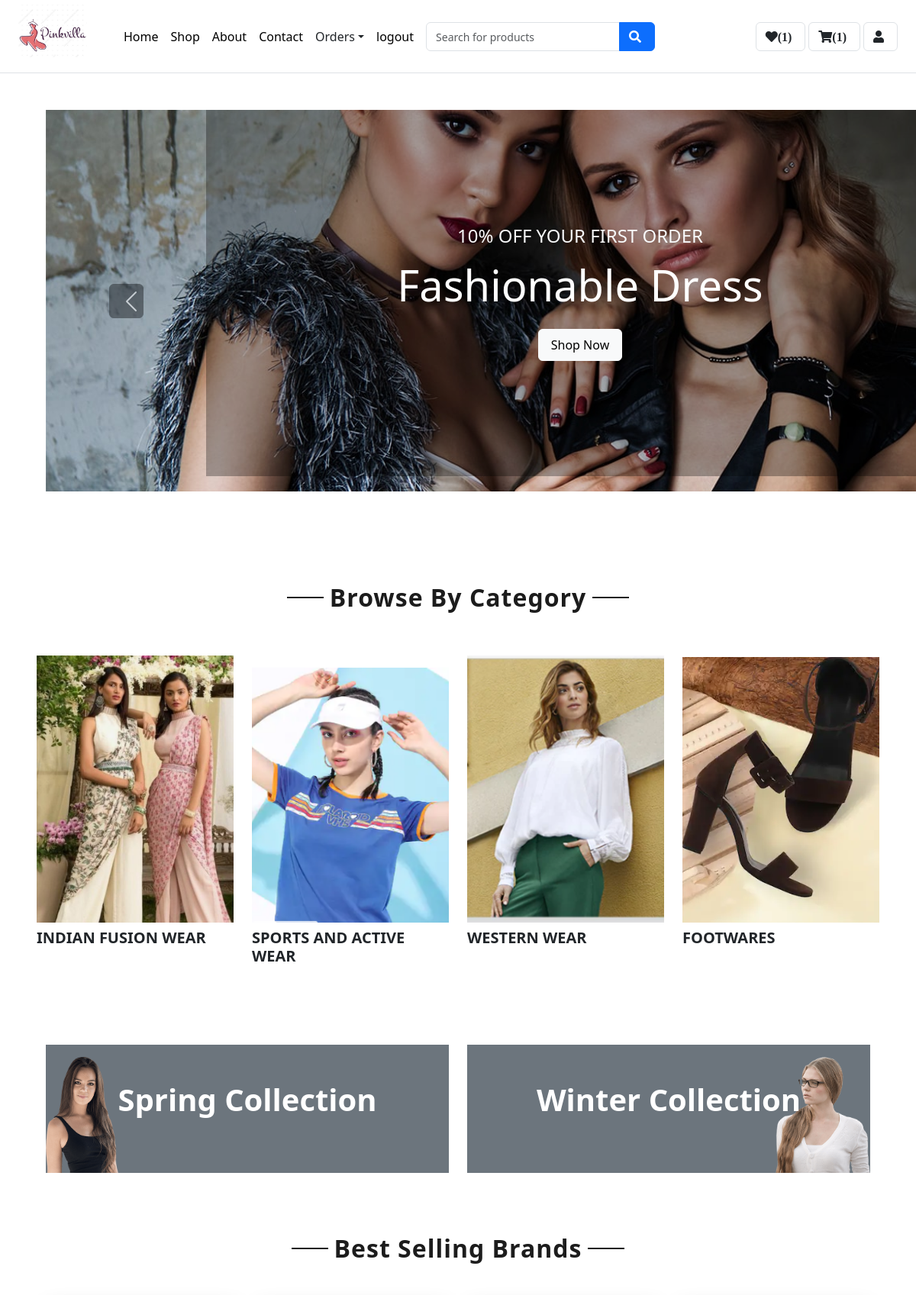
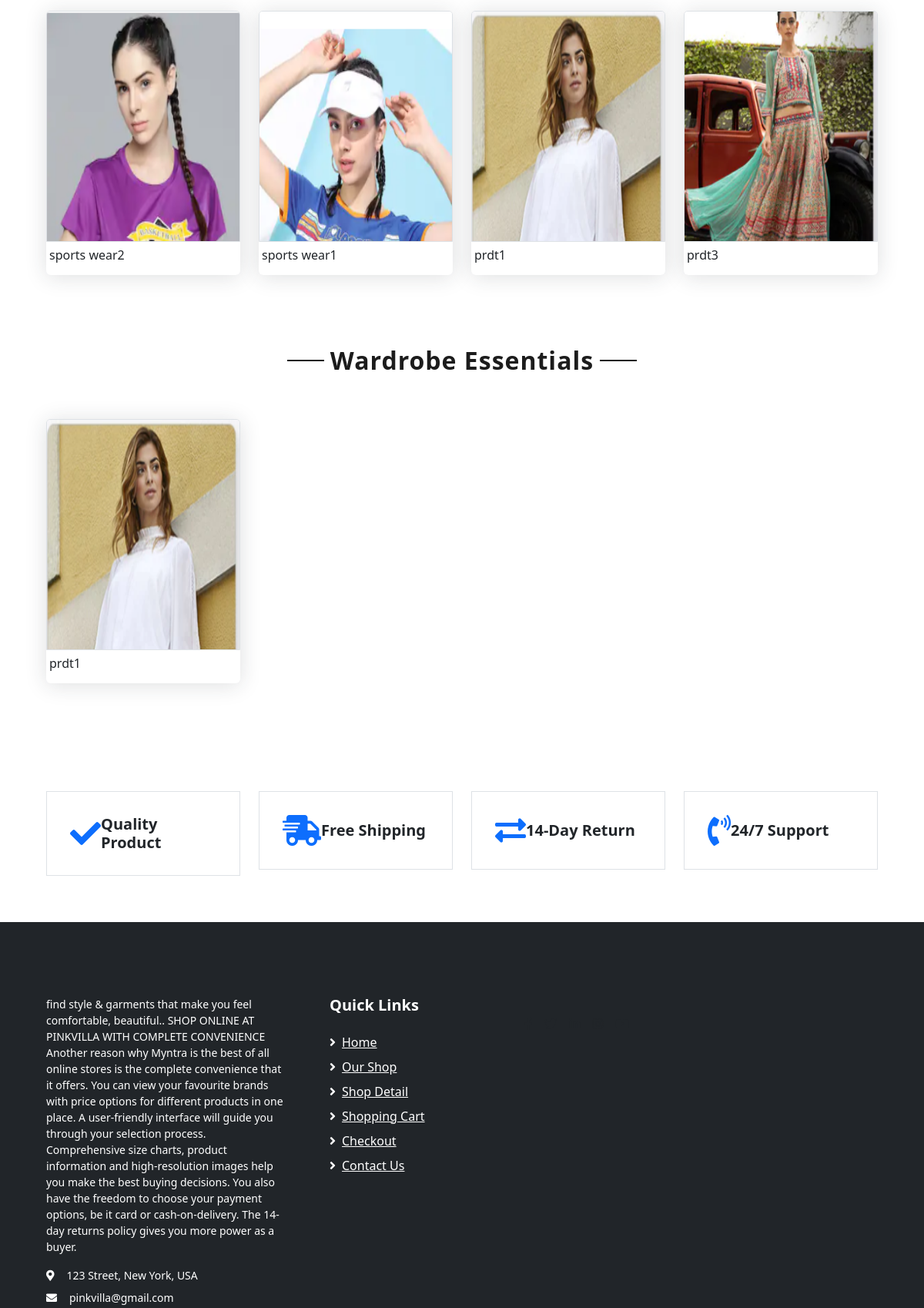
The app's page / (signed in, upper part) with its own data (2 pictures, top to bottom).
### app1/models.py (models this page shows, shortened)
class category(models.Model):
    id = models.AutoField(primary_key=True)
    name = models.CharField(max_length=100)
    category_image = models.ImageField(upload_to='category',default='default_image.jpg')

class Product(models.Model):
    id = models.AutoField(primary_key=True)
    name = models.CharField(max_length=100)
    brand = models.ForeignKey(Brand,on_delete=models.CASCADE)
    category = models.ForeignKey(category,on_delete=models.CASCADE)
    description = models.TextField()
    sales_count = models.PositiveIntegerField(default=0)
    wardrobe_essential = models.BooleanField(default=False)
    image = models.ImageField(blank=True, upload_to='images/')

### app1/views.py (the view)
# urls.py: path('', views.user_home, name='userhome'),
@never_cache
def user_home(request):
    if 'username' in request.session:
        username = request.session["username"]
        user = custom_user.objects.get(username=username)
        wishlistobj = Wishlist.objects.filter(username=user)
        wishlist_count = wishlistobj.count()
        cart = Cart.objects.filter(username = user)
        cart_count = cart.count()
        categories = category.objects.all()
        best_selling_products = Product.objects.order_by('-sales_count')[:4]
        wardrobe_essentials = Product.objects.filter(wardrobe_essential=True)[:4]
        return render(request, 'user_home.html', {
            'categories': categories,
            'best_selling_products': best_selling_products,
            'wardrobe_essentials': wardrobe_essentials,
            'wishlist_count':wishlist_count,
            "cart":cart,
            "cart_count":cart_count
        })
    else:
        return redirect('home_before')

### app1/templates/user_home.html (shortened to what this page needs)
<!DOCTYPE html>
<html lang="en">
  {% load static %}
<head>
    <link href="https://cdnjs.cloudflare.com/ajax/libs/font-awesome/5.10.0/css/all.min.css" rel="stylesheet">
    <link href="lib/owlcarousel/assets/owl.carousel.min.css" rel="stylesheet">
    <link href="/static/app/css/style.min.css" rel="stylesheet">
    <link href="{% static 'app/css/style.css' %}" rel="stylesheet">
    <link href="https://cdn.jsdelivr.net/npm/bootstrap@5.3.0/dist/css/bootstrap.min.css" rel="stylesheet">
</head>
<body>
    <div class="row align-items-center py-1 px-xl-4">
        <div class="d-flex align-items-center">
            <div class="mr-5 d-none d-lg-block">
                <a href="" class="text-decoration-none">
                    <h1 class="mb-3 display-5 font-weight-semi-bold">
                             <img src="{% static "app/img/product/logo2.jpg" %}" alt="Logo" class="img-fluid"  style="width: 90px; height: auto; ">
                    </h1>
                </a>
            </div>
            <div class="mr-3">
                <a href="{% url 'userhome' %}" style="text-decoration: none;">
                    <button type="button" style="border: none; background: none; padding: 0; cursor: pointer;">Home</button>
                </a>
            </div>
            <div class="mr-3">
                <a href="{% url 'shop' %}" style="text-decoration: none;">
                    <button type="button" style="border: none; background: none; padding: 0; cursor: pointer;">Shop</button>
                </a>
            </div>
            <div class="mr-3">
                <a href="{% url 'about' %}" style="text-decoration: none;">
                    <button type="button" style="border: none; background: none; padding: 0; cursor: pointer;">About</button>
                </a>
            </div>
            <div class="mr-3">
                <a href="{% url 'contact' %}" style="text-decoration: none;">
                    <button type="button" style="border: none; background: none; padding: 0; cursor: pointer;">Contact</button>
                </a>
            </div>
            <div class="nav-item dropdown mr-3">
                <a href="#" class="nav-link dropdown-toggle" data-toggle="dropdown">Orders</a>
            </div>
            <div class="mr-3">
                <a href="{% url 'logout' %}" style="text-decoration: none;">
                    <button type="button" style="border: none; background: none; padding: 0; cursor: pointer;">logout</button>
                </a>
            </div>
                    <form action="{% url 'search_products' %}" method="GET" class="flex-grow-1">
                        <div class="input-group" style="width: 300px;">
                            <input type="text" class="form-control" name="q" placeholder="Search for products">
                            <div class="input-group-append">
                                <button type="submit" class="btn btn-primary">
                                    <i class="fa fa-search"></i>
                                </button>
                            </div>
                        </div>
                    </form>
                <a href="{% url 'wishlist' %}" class="btn border ml-3">
                    <i class="fas fa-heart">({{ wishlist_count }})</i>
                </a>
                <a href="{% url 'show-cart' %}" class="btn border ml-1">
                    <i class="fas fa-shopping-cart">({{ cart_count }})</i>
                </a>
                <a href="{% url 'user_profile' %}" class="btn border ml-1">
                    <i class="fa fa-user" aria-hidden="true"></i>
                </a>
            </div>
        </div>
   {% block main-content%}
<div class="container-fluid mb-5">
    <div class="row border-top px-xl-5">
        <div class="col-lg-9">
            <div id="header-carousel" class="carousel slide mt-5 " data-ride="carousel" style="width: 1400px;">
                <div class="carousel-inner">
                    <div class="carousel-item active" style="height:500px; ">
                        <img class="img-fluid" src="{% static "app/img/product/carousel-1.jpg"%}" alt="Image">
                        <div class="carousel-caption d-flex flex-column align-items-center justify-content-center">
                            <div class="p-3" style="max-width: 700px;">
                                <h4 class="text-light text-uppercase font-weight-medium mb-3">10% Off Your First Order</h4>
                                <h3 class="display-4 text-white font-weight-semi-bold mb-4">Fashionable Dress</h3>
                                <a href="{% url 'shop' %}" class="btn btn-light py-2 px-3">Shop Now</a>
                            </div>
                        </div>
                    </div>
                </div>
                <a class="carousel-control-prev" href="#header-carousel" data-slide="prev">
                    <div class="btn btn-dark" style="width: 45px; height: 45px;">
                        <span class="carousel-control-prev-icon mb-n2"></span>
                    </div>
                </a>
            </div>
        </div>
    </div>
</div>
<br>
    <br>
    <br>
    <div class="text-center mb-4">
        <h2 class="section-title px-5"><span class="px-2">Browse By Category</span></h2>
    </div>
    <div class="row px-xl-5 pb-3">
        {% for category in categories %}
        <div class="col-lg-3 col-md-3 pb-3 mt-4 ">
                <a href="{% url 'user_product' category.id %}" class="cat-img position-relative overflow-hidden mb-3" style="height: 300px; width: 300px;">
                    <img class="img-fluid" src="{{ category.category_image.url }}" alt="" style="height: 350px; width:300px; object-fit: cover;">
                </a>
                <h5 class="font-weight-semi-bold m-0 ">{{ category.name }}</h5>
        </div>
        {% endfor %}
    </div>
    {% endblock main-content%}
    <br>
    {% block content%}
    <div class="container-fluid offer pt-5">
        <div class="row px-xl-5">
            <div class="col-md-6 pb-4">
                <div class="position-relative bg-secondary text-center text-md-right text-white mb-2 py-5 px-5">
                    <img src="{% static "app/img/product/offer-1.png"%}" alt="">
                    <div class="position-relative" style="z-index: 1;">
                        <h1 class="mb-4 font-weight-semi-bold">Spring Collection</h1>
                    </div>
                </div>
            </div>
            <div class="col-md-6 pb-4">
                <div class="position-relative bg-secondary text-center text-md-left text-white mb-2 py-5 px-5">
                    <img src="{% static "app/img/product/offer-2.png"%}" alt="">
                    <div class="position-relative" style="z-index: 1;">
                        <h1 class="mb-4 font-weight-semi-bold">Winter Collection</h1>
                    </div>
                </div>
            </div>
        </div>
    </div>
    <div class="container-fluid pt-5">
        <div class="text-center mb-4">
            <h2 class="section-title px-5"><span class="px-2">Best Selling Brands</span></h2>
        </div>
        <br>
        <div class="row px-xl-5 pb-3 ">
            {% for product in best_selling_products %}
            <div class="col-lg-3 col-md-6 col-sm-12 pb-1">
                <div class="card product-item border-0 mb-4" >
                    <a href="{% url 'product_detail' product.id %}" >
                    <div class="card-header product-img position-relative overflow-hidden bg-transparent border p-0">
                        <img class="img-fluid w-100 " src="{{ product.image.url }}" alt="" style="height: 500px;">
                    </div>  </a>
                        <div class="d-flex p-1 pt-0 pb-2" style="justify-content: space-between;">
                        <h6 class="text-truncate mb-2 mt-2">{{ product.name }}</h6>
                    </div>
                </div>
            </div>
            {% endfor %}
        </div>
    </div>
        <div class="container-fluid pt-5">
        <div class="text-center mb-4">
            <h2 class="section-title px-5"><span class="px-2">Wardrobe Essentials</span></h2>
        </div>
        <br>
        <div class="row px-xl-5 pb-3">
            {% for product in wardrobe_essentials %}
            <div class="col-lg-3 col-md-6 col-sm-12 pb-1">
                <div class="card product-item border-0 mb-4">
                    <a href="{% url 'product_detail' product.id %}" >
                        <div class="card-header product-img position-relative overflow-hidden bg-transparent border p-0">
                            <img class="img-fluid w-100 " src="{{ product.image.url }}" alt="" style="height: 500px;">
                        </div>  </a>
                    <div class="d-flex p-1 pt-0 pb-2" style="justify-content: space-between;">
                        <h6 class="text-truncate mb-2 mt-2 ">{{ product.name }}</h6>
                    </div>
                </div>
            </div>
            {% endfor %}
        </div>
    </div>
    {% endblock content%}
    <br>
    <br>
     <div class="container-fluid pt-5">
        <div class="row px-xl-5 pb-3">
            <div class="col-lg-3 col-md-6 col-sm-12 pb-1">
                <div class="d-flex align-items-center border mb-4" style="padding: 30px;">
                    <h1 class="fa fa-check text-primary m-0 mr-3"></h1>
                    <h5 class="font-weight-semi-bold m-0">Quality Product</h5>
                </div>
            </div>
            <div class="col-lg-3 col-md-6 col-sm-12 pb-1">
                <div class="d-flex align-items-center border mb-4" style="padding: 30px;">
                    <h1 class="fa fa-shipping-fast text-primary m-0 mr-2"></h1>
                    <h5 class="font-weight-semi-bold m-0">Free Shipping</h5>
                </div>
            </div>
            <div class="col-lg-3 col-md-6 col-sm-12 pb-1">
                <div class="d-flex align-items-center border mb-4" style="padding: 30px;">
                    <h1 class="fas fa-exchange-alt text-primary m-0 mr-3"></h1>
                    <h5 class="font-weight-semi-bold m-0">14-Day Return</h5>
                </div>
            </div>
            <div class="col-lg-3 col-md-6 col-sm-12 pb-1">
                <div class="d-flex align-items-center border mb-4" style="padding: 30px;">
                    <h1 class="fa fa-phone-volume text-primary m-0 mr-3"></h1>
                    <h5 class="font-weight-semi-bold m-0">24/7 Support</h5>
                </div>
            </div>
        </div>
    </div>
    <div class="container-fluid bg-dark text-white mt-3 pt-5">
        <div class="row px-xl-5 pt-5">
            <div class="col-lg-4 col-md-12 mb-5 pr-3 pr-xl-5">
                <p>find style & garments that make you feel comfortable, beautiful..
                    SHOP ONLINE AT PINKVILLA WITH COMPLETE CONVENIENCE
Another reason why Myntra is the best of all online stores is the complete convenience that it offers.
 You can view your favourite brands with price options for different products in one place.
 A user-friendly interface will guide you through your selection process. Comprehensive size charts,
  product information and high-resolution images help you make the best buying decisions.
   You also have the freedom to choose your payment options, be it card or cash-on-delivery.
    The 14-day returns policy gives you more power as a buyer.
                </p>
                <p class="mb-2"><i class="fa fa-map-marker-alt text-white mr-3"></i>123 Street, New York, USA</p>
                <p class="mb-2"><i class="fa fa-envelope text-white mr-3"></i>pinkvilla@gmail.com</p>
            </div>
            <div class="col-lg-8 col-md-12">
                <div class="row">
                    <div class="col-md-4 mb-5">
                        <h5 class="font-weight-bold text-white mb-4">Quick Links</h5>
                        <div class="d-flex flex-column justify-content-start">
                            <a class="text-white mb-2" href="index.html"><i class="fa fa-angle-right mr-2"></i>Home</a>
                            <a class="text-white mb-2" href="shop.html"><i class="fa fa-angle-right mr-2"></i>Our Shop</a>
                            <a class="text-white mb-2" href="detail.html"><i class="fa fa-angle-right mr-2"></i>Shop Detail</a>
                            <a class="text-white mb-2" href="cart.html"><i class="fa fa-angle-right mr-2"></i>Shopping Cart</a>
                            <a class="text-white mb-2" href="checkout.html"><i class="fa fa-angle-right mr-2"></i>Checkout</a>
                            <a class="text-white" href="contact.html"><i class="fa fa-angle-right mr-2"></i>Contact Us</a>
                        </div>
                    </div>
                     <div class="col-md-4 mb-5">
                        <div class="d-flex flex-column justify-content-start">
                            <div class="d-inline-flex align-items-center">
                                <a class="text-dark px-2" href="">
                                    <i class="fab fa-facebook-f"></i>
                                </a>
                                <a class="text-dark px-2" href="">
                                    <i class="fab fa-twitter"></i>
                                </a>
                                <a class="text-dark px-2" href="">
                                    <i class="fab fa-linkedin-in"></i>
                                </a>
                                <a class="text-dark px-2" href="">
                                    <i class="fab fa-instagram"></i>
                                </a>
                                <a class="text-dark pl-2" href="">
                                    <i class="fab fa-youtube"></i>
                                </a>
                        </div>
                    </div>
                </div>
            </div>
        </div>
    </div>
</body>
</html>

### records on screen
category: category_image (picture), name "INDIAN FUSION WEAR"
category: category_image (picture), name "SPORTS AND ACTIVE WEAR"
category: category_image (picture), name "WESTERN WEAR"
category: category_image (picture), name "FOOTWARES"
Product: image (picture), name "sports wear2"
Product: image (picture), name "sports wear1"
Product: image (picture), name "prdt1"
Product: image (picture), name "prdt3"

### other values on screen
{{ wishlist_count }} "1"
{{ cart_count }} "1"
